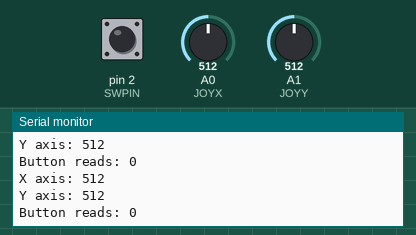
Recording of a sketch running on a simulated Arduino Uno, built with avr-gcc and run on an emulated ATmega328P. Shown: the last lines printed to the serial monitor. Inputs (shaded band) come from the test bench; at power-on: A0 (JOYX) = 512, A1 (JOYY) = 512, pin 2 (SWPIN) HIGH.

Above: at 1.8 s.
1.9 s: A0 (JOYX) set to 716
At 2.8 s:
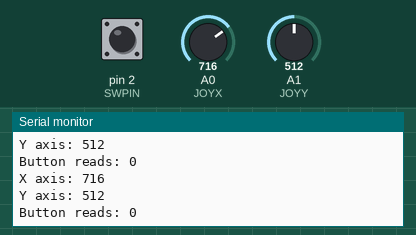
3.4 s: A1 (JOYY) set to 716
At 4.7 s:
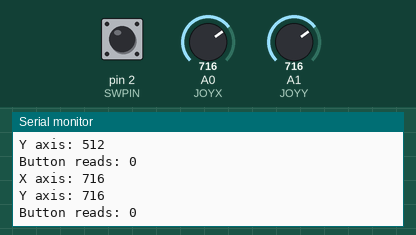
4.9 s: pin 2 (SWPIN) pulled LOW for 1.2 s
At 5.8 s:
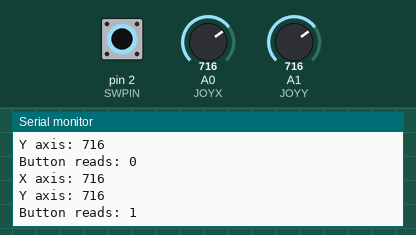
7.6 s: A0 (JOYX) set to 900
At 8.8 s:
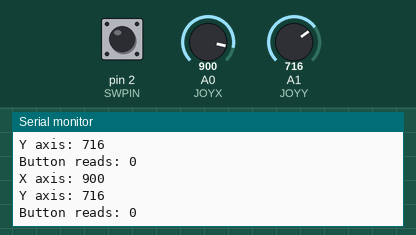
9.1 s: A1 (JOYY) set to 900
At 10.8 s:
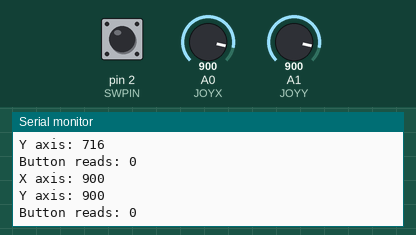
Timing chart, 0 to 11.6 s (numbered marks = the images above; inputs shaded):
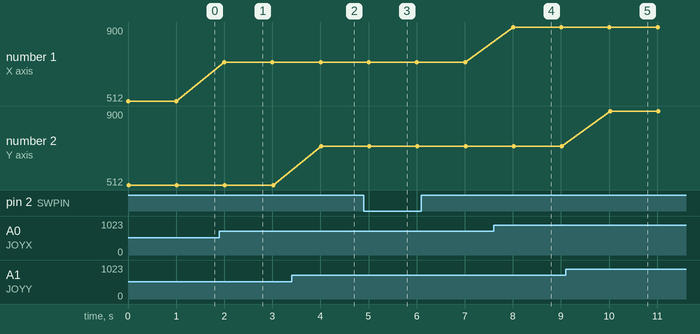

The sketch:

joystickTest.ino
```cpp
//Can use #define or const int.
#define SWPIN 2
#define JOYX A0
#define JOYY A1

//1023 is max turn for x or y and 0 is minimum. use map?

void setup() {
  // put your setup code here, to run once:
  Serial.begin(9600);
  pinMode(SWPIN, INPUT);
  digitalWrite(SWPIN, HIGH);
  pinMode(JOYX, INPUT);
  pinMode(JOYY, INPUT);

}

void readJoystick() {
  Serial.print("X axis: ");
  Serial.print(analogRead(JOYX));
  Serial.print("\n");
  Serial.print("Y axis: ");
  Serial.print(analogRead(JOYY));
  Serial.print("\n");
  Serial.print("Button reads: ");
  Serial.print(!digitalRead(SWPIN));
  Serial.print("\n");
}


void loop() {
  // put your main code here, to run repeatedly:
  readJoystick();
  delay(1000);
}
```

Measured:
- after the input at 1.9 s, the serial monitor: prints a new line after 0.10 s (image 1)
- after the input at 3.4 s, the serial monitor: prints a new line after 0.62 s (image 2)
- after the input at 4.9 s, the serial monitor: prints a new line after 0.13 s (image 3)
- after the input at 7.6 s, the serial monitor: prints a new line after 0.41 s (image 4)
- after the input at 9.1 s, the serial monitor: prints a new line after 0.92 s (image 5)
- plotted number 1: 512 → 716 after the input at 1.9 s, 716 → 900 after the input at 7.6 s
